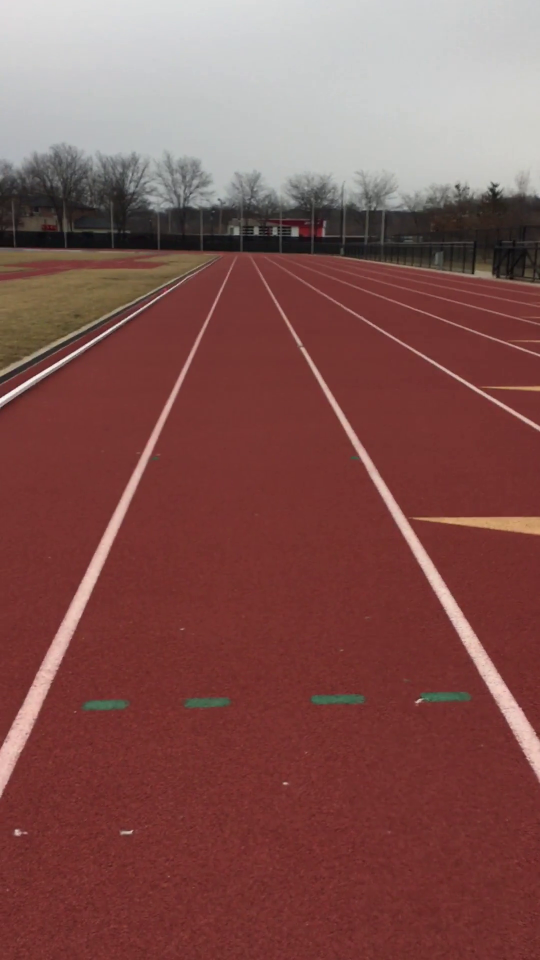
#> input picture frame 8 of videos/straight_short.mp4, 1080 x 1920 px, given in place of overcorrect_left.mp4, which was not available (shown at 1/2 size)
$ python start.py   (older library calls are emulated)
#> lines starting #> are read from the running program, lines starting #| are printed output that depends on the picture; after the words box and inside, x2 and y2 are one past the last pixel; in counts of white or black regions, pixels touching at a corner belong together; pictures that were not available may be replaced by others from this repository, and a replacement may not be noted
#> further down, frame is the input picture: shape (1920, 1080, 3); mean B, G, R 81.2, 84.4, 129.8
### Python/LaneTracker.py
import cv2
import numpy as np
from helpers import LineCluster
from detect_color import *
from helpers import findAngle


class LaneTracker:
    """
    Class to track lanes over time in image
    """

    def __init__(self, min_y, max_y):
        """
        Initialize new LaneTracker object
        @param min_y: minimum y value of detected lanes
        @type min_y: int
        @param max_y: maximum y value of detected lanes
        @type max_y: int
        """
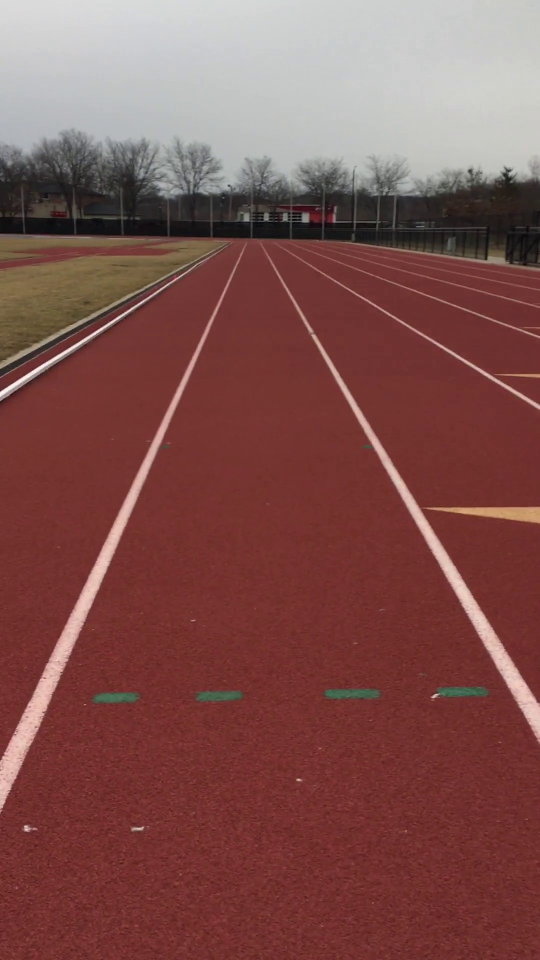
#> input picture frame 9 of videos/straight_short.mp4, 1080 x 1920 px, given in place of overcorrect_left.mp4, which was not available (shown at 1/2 size)
#> further down, frame is the input picture: shape (1920, 1080, 3); mean B, G, R 78.1, 81.3, 127.6
        self.min_y = min_y
        self.max_y = max_y
        self.left_x = None
        self.right_x = None
        self.left_velocity = [0, 0]
        self.right_velocity = [0, 0]
        self.out_right = [False, False]
        self.out_left = [False, False]

    # [24 lines left out: functions left_line, right_line, polygon, not called in this run]


    def step(self, image):
        """
        Updates the tracked lane with the next frame in the source video
        @param image: Next frame of the video
        @type image: Any
        @return: None
        """
        x_mid = np.int(np.float(image.shape[1])/2) #finds center of image
#> x_mid = 540


        # Find the edges of the image

        color_masked_image = detectColor(image)
#> the loop in detectColor, `for (lower, upper) in boundaries: ` made 1 pass
#> pass 1, in detectColor, `mask = cv2.inRange(image, lower, upper)`:
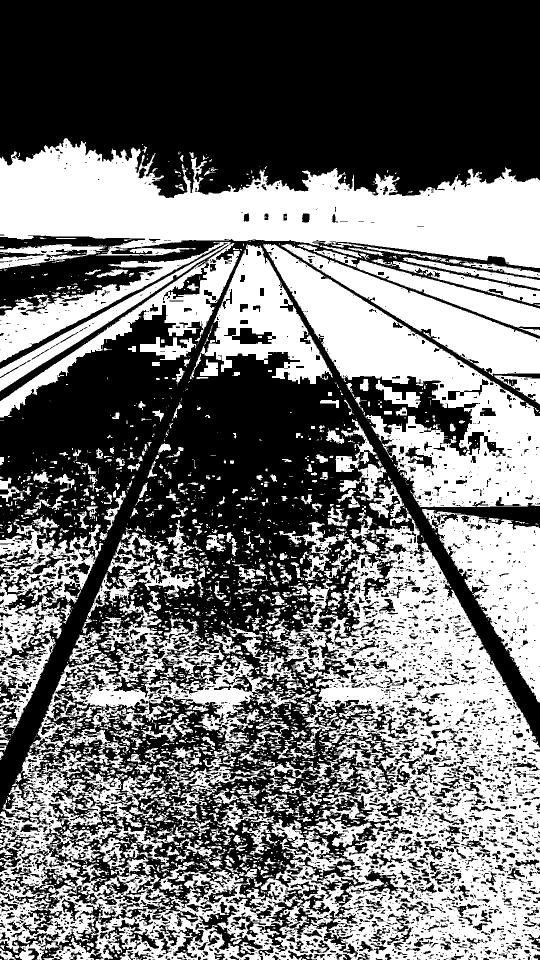
#> mask: shape (1920, 1080) (shown at 1/2 size); 45.4% white; 2830 white regions (2095 under 20 px), largest, box (x1, y1, x2, y2) and area: (0, 1037, 1080, 1920) 312922, (0, 276, 1080, 536) 150717, (526, 488, 1080, 1015) 92679
#> pass 1, in detectColor, `output = cv2.bitwise_and(image, image, mask = mask)`:
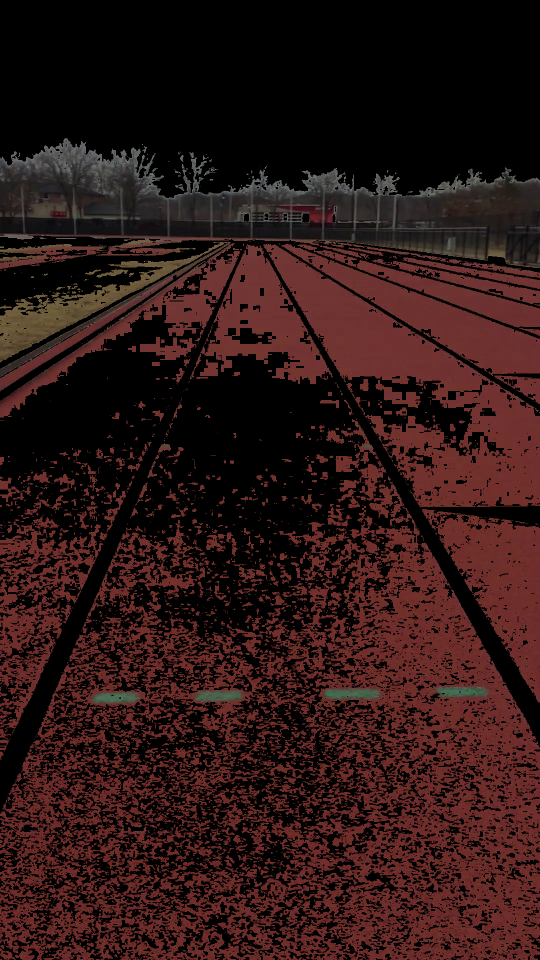
#> output: shape (1920, 1080, 3) (shown at 1/2 size); mean B, G, R 20.7, 22.1, 46.1

        cv2.imshow('colorMask',color_masked_image)
#        cv2.waitKey(0)

        blurred_image = cv2.GaussianBlur(color_masked_image, (5, 5), 0)
        canny_image = cv2.Canny(blurred_image, 50, 150) #<type 'numpy.ndarray'>
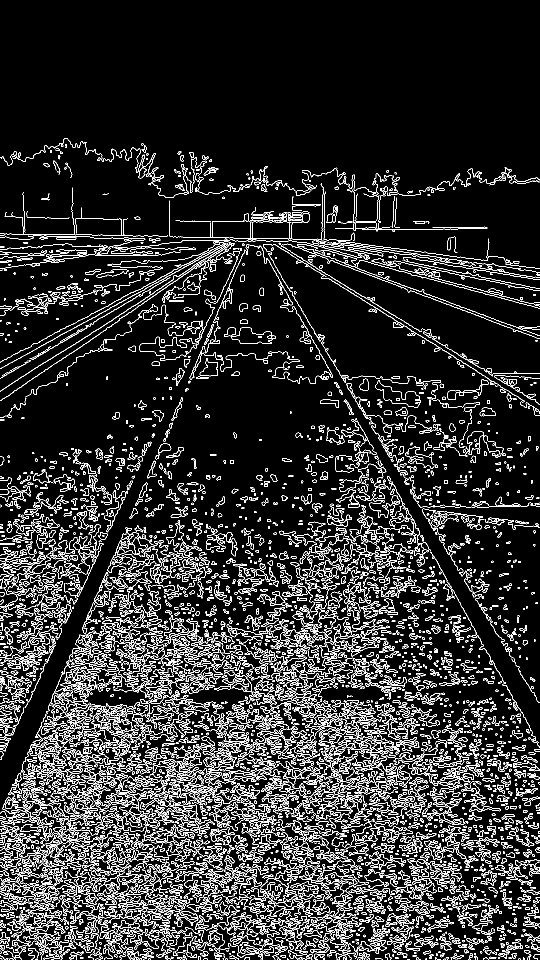
#> canny_image: shape (1920, 1080) (shown at 1/2 size); 11.6% white in thin lines or dots, all inside (x1, y1, x2, y2) = (0, 276, 1080, 1920)


        # Add a mask to ignore non-track lines, sky
#        vertices = np.array([[(0, canny_image.shape[0]),
#                              (0, canny_image.shape[0] * 0.35),
#                              # (canny_image.shape[1] * 0.2, canny_image.shape[0] * 0.4),
#                              # (canny_image.shape[1] * 0.8, canny_image.shape[0] * 0.4),
#                              (canny_image.shape[1], canny_image.shape[0] * 0.35),
#                              (canny_image.shape[1], canny_image.shape[0])]],
#                            dtype=np.int32)
#        mask = np.zeros_like(canny_image)
#
#        # mask different if black and white vs. color
#        if len(canny_image.shape) > 2:
#            channel_count = canny_image.shape[2]
#            ignore_mask_color = (255,) * channel_count
#        else:
#            ignore_mask_color = 255
#        cv2.fillPoly(mask, vertices, ignore_mask_color)
#        masked_image = cv2.bitwise_and(canny_image, mask) #<type 'numpy.ndarray'>


        cv2.imshow('masked',canny_image)


#        cv2.waitKey(0)


        # Find line clusters in image
        # Line length must be at least 20% of image
        # Max gap between 2 lines if 5% of image
        lines = cv2.HoughLinesP(canny_image, 1, np.pi/200, 4, minLineLength=self.min_y*0.35, maxLineGap=self.min_y*0.05) #Optimal for red mask: minLen= y*.25, maxGap = y*.05, black mask min len = 0.35
#> lines = 815 rows, first 6: [509, 997, 945, 1886], [18, 1043, 612, 1918], [643, 1915, 1069, 788], [316, 1915, 990, 357], [5, 1697, 1028, 1400], [7, 1463, 1071, 764]
        if lines is None:
            # TODO handle no lines being found in image
            return None
        clusters = []
        for x1, y1, x2, y2 in lines[0]:
            if y2-y1 == 0:
                continue  # Ignore horizontal lines
            if x2-x1 == 0:
                x2 -= 1  # Change vertical lines for simplicity (no division by zero)

            check = False

            for cluster in clusters:
                if cluster.check_append((x1, y1), (x2, y2)):
                    check = True
                    break
            if not check:
                new_cluster = LineCluster(self.min_y, self.max_y, (x1, y1), (x2, y2))
                clusters.append(new_cluster)

            cv2.line(image,(x1,y1),(x2,y2), (255,0,0),10)
#> this loop made 1 pass
#> (x1, y1, x2, y2) on pass 1: (509, 997, 945, 1886)
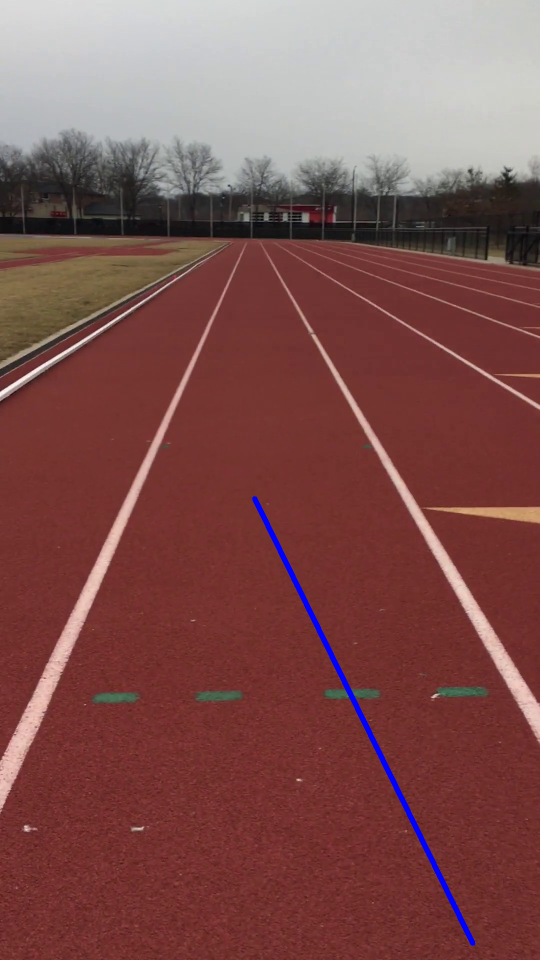
#> image: shape (1920, 1080, 3) (shown at 1/2 size); 0.52% of pixels changed, all inside (x1, y1, x2, y2) = (504, 992, 951, 1892)
#> after the loop, clusters = 1 item

        cv2.imshow('track',image)
# [17 lines of commented-out code are left out]

        if self.right_x is None:
            r_line, rx = None, float("-Inf")
            l_line, lx = None, float("Inf")
# [8 lines of commented-out code are left out]


            rightLines = []
            leftLines = []

            for line in clusters:
#                print("Line top x: " + str(line.top_x()))
#                print("Line bottom x: " + str(line.bottom_x()))

                x_dist = x_mid - line.bottom_x()
#                print("X distance: " + str(x_dist) + "\n")
                if x_dist < 0:
                    rightLines.append(line)
                elif 0 < x_dist:
                    leftLines.append(line)
#> this loop made 1 pass
#> x_dist on pass 1: -421
#> after the loop, leftLines = []; rightLines = 1 item

            for rightLine in rightLines:
                for leftLine in leftLines:
                    if (50 < findAngle([leftLine.bottom_x(),leftLine.top_x()],[rightLine.bottom_x(),rightLine.top_x()],self.min_y) < 60):
                        r_line = rightLine
                        l_line = leftLine
                        self.right_x = [rightLine.bottom_x(), rightLine.top_x()]
                        self.left_x = [leftLine.bottom_x(),leftLine.top_x()]
#> this loop made 1 pass


#> (the run stopped early here; a loop or call above may not have finished)

$ run again, starting later in the video
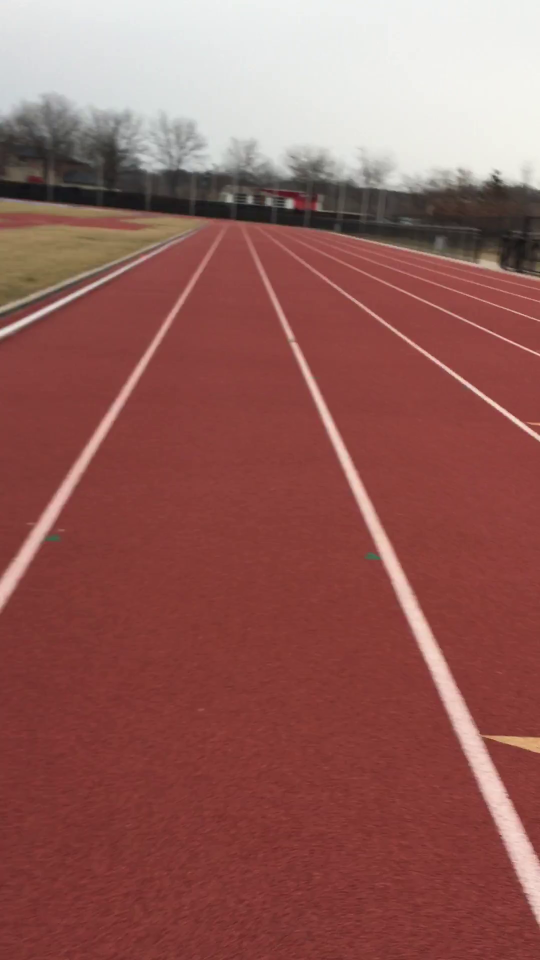
#> input picture frame 36 of videos/straight_short.mp4, 1080 x 1920 px, given in place of overcorrect_left.mp4, which was not available (shown at 1/2 size)
#> frame is the input picture: shape (1920, 1080, 3); mean B, G, R 89.7, 94.3, 147.1
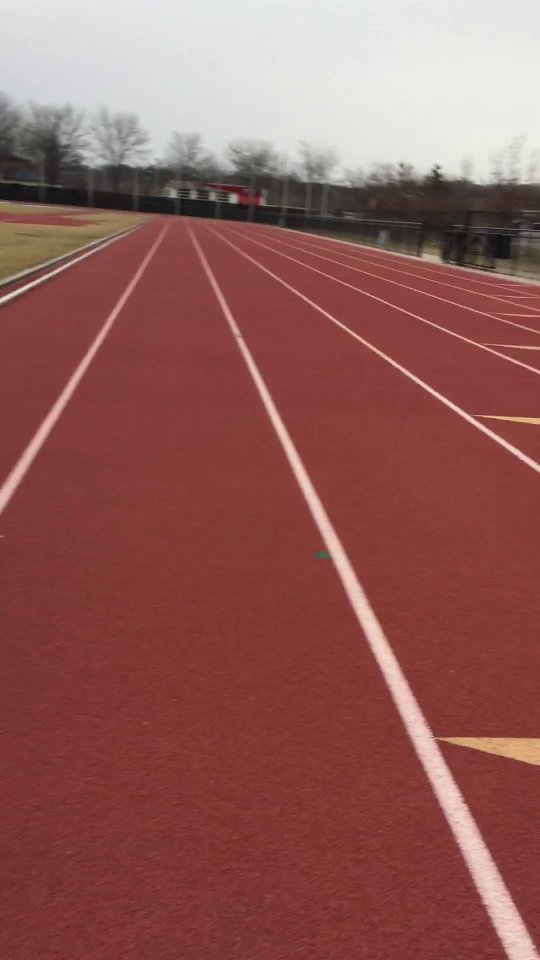
#> input picture frame 37 of videos/straight_short.mp4, 1080 x 1920 px, given in place of overcorrect_left.mp4, which was not available (shown at 1/2 size)
#> frame is the input picture: shape (1920, 1080, 3); mean B, G, R 87.8, 92.1, 144.7
#> in step, `canny_image = cv2.Canny(blurred_image, 50, 150) #<type 'numpy.ndarray'>`:
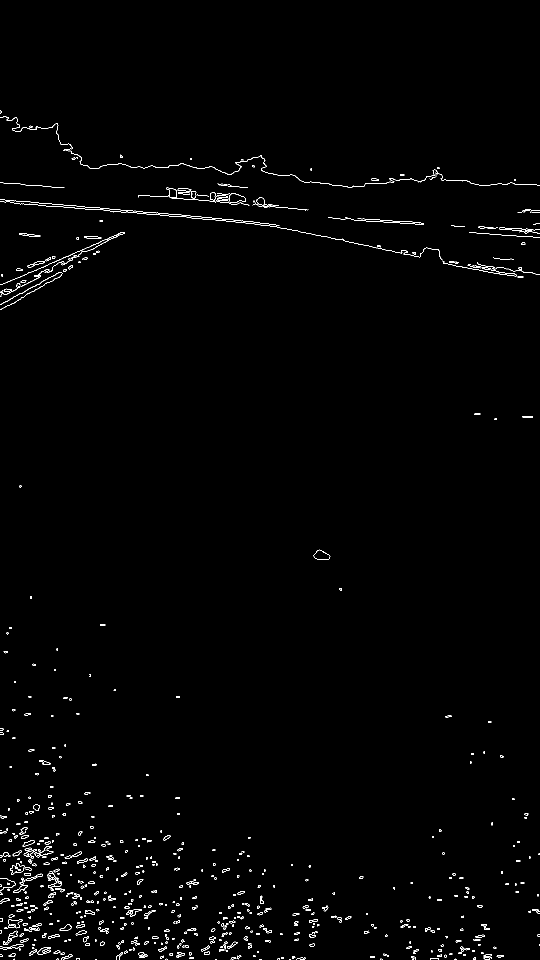
#> canny_image: shape (1920, 1080) (shown at 1/2 size); 0.95% white in thin lines or dots, all inside (x1, y1, x2, y2) = (0, 221, 1080, 1920)
#> lines = None
